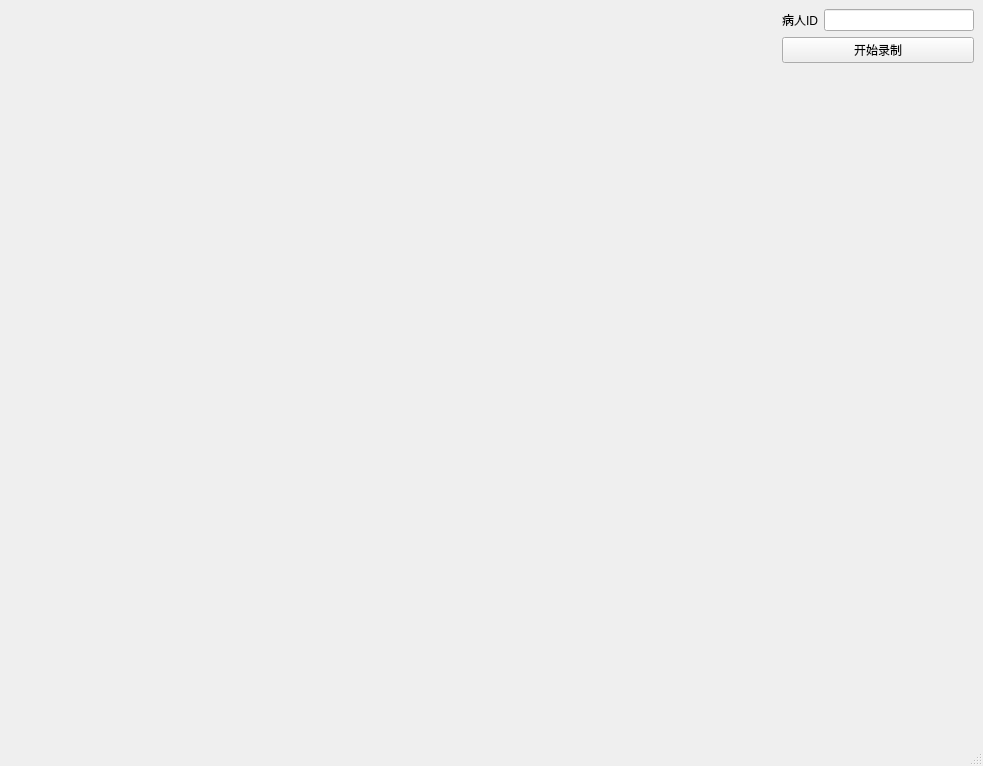
<?xml version="1.0" encoding="UTF-8"?>
<ui version="4.0">
 <class>MainWindow</class>
 <widget class="QMainWindow" name="MainWindow">
  <property name="geometry">
   <rect>
    <x>0</x>
    <y>0</y>
    <width>983</width>
    <height>766</height>
   </rect>
  </property>
  <property name="windowTitle">
   <string>Data Acquisition</string>
  </property>
  <widget class="QWidget" name="centralwidget">
   <layout class="QHBoxLayout" name="horizontalLayout" stretch="4,1">
    <item>
     <layout class="QGridLayout" name="gridLayout">
      <item row="0" column="0">
       <widget class="QLabel" name="rgbLabel">
        <property name="text">
         <string/>
        </property>
       </widget>
      </item>
      <item row="0" column="1">
       <widget class="QLabel" name="depthLabel">
        <property name="text">
         <string/>
        </property>
       </widget>
      </item>
      <item row="1" column="0">
       <widget class="QLabel" name="irLabel">
        <property name="text">
         <string/>
        </property>
       </widget>
      </item>
      <item row="1" column="1">
       <widget class="QLabel" name="label4">
        <property name="text">
         <string/>
        </property>
       </widget>
      </item>
     </layout>
    </item>
    <item>
     <layout class="QVBoxLayout" name="verticalLayout">
      <item>
       <layout class="QFormLayout" name="formLayout">
        <item row="0" column="0">
         <widget class="QLabel" name="patientIDLabel">
          <property name="text">
           <string>病人ID</string>
          </property>
         </widget>
        </item>
        <item row="0" column="1">
         <widget class="QLineEdit" name="patientIDEdit"/>
        </item>
       </layout>
      </item>
      <item>
       <widget class="QPushButton" name="recordButton">
        <property name="text">
         <string>开始录制</string>
        </property>
       </widget>
      </item>
      <item>
       <spacer name="verticalSpacer">
        <property name="orientation">
         <enum>Qt::Vertical</enum>
        </property>
        <property name="sizeHint" stdset="0">
         <size>
          <width>20</width>
          <height>40</height>
         </size>
        </property>
       </spacer>
      </item>
     </layout>
    </item>
   </layout>
  </widget>
  <widget class="QMenuBar" name="menubar">
   <property name="geometry">
    <rect>
     <x>0</x>
     <y>0</y>
     <width>983</width>
     <height>26</height>
    </rect>
   </property>
  </widget>
  <widget class="QStatusBar" name="statusbar"/>
 </widget>
 <resources/>
 <connections/>
</ui>
